Frame 1 (no input): blank canvas, image omitted
Frame 60 (the mouse pressed at the canvas centre just before this capture): blank canvas, image omitted
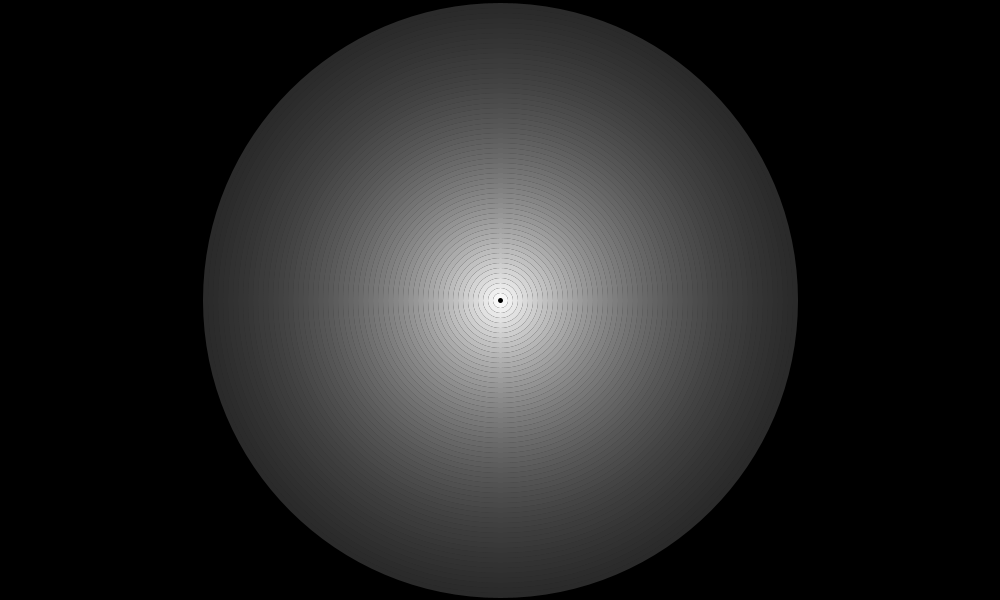
Frame 120 (the mouse held since frame 60 and released just before this capture)

The Processing sketch whose frames 1 and 60 were blank and that drew this single picture after the mouse press (run headless with seeded random() and noise(); from frame 60 on, the mouse is pressed at the canvas centre):

// Processing sketch: wave_simulation
// ── wave_simulation.pde
import java.util.ArrayList;
import java.util.Iterator;
import java.util.List;
import java.util.Collections;

/* constant values */
final int speed = 10;
final float radius = 5;
final int initLife = 150;
final float dumping = 0.97;

List<Wave> waves = new ArrayList<Wave>();//list of particles

void setup(){
  size(1000, 600);
  frameRate(30);
}
void draw(){
  background(0);
  List<Wave> rm = new ArrayList<Wave>();
  for(Wave w: waves){
    w.grow();
    Boolean res = w.draw();
    if(!res){
      rm.add(w);
    }
  }
  for(Wave w: rm){
    waves.remove(w);
  }
  if(mousePressed){
    Wave w =new Wave(mouseX, mouseY, initLife);
    waves.add(w);
  }
}
class Wave{
  public Wave(float x, float y, int life){
    this.x = x;
    this.y = y;
    this.life = life;
    this.radius = 0;
    this.opacity = 255;
    setColor(255,255,255);
  }
  float x,y;
  float r,g,b;
  float radius;
  float opacity;
  Boolean canGenerate = true;
  int life;
  void grow(){
    radius+= speed;
    life--;
    opacity *= dumping;
  }
  Boolean draw(){
    if(life <= 0){
      return false;
    }
    strokeWeight(speed/2);
    stroke(r,g,b,opacity);
    fill(0,0,0,0);
    ellipse(x,y,radius,radius);
    return true;
  }
  void setColor(float r, float g, float b){
    this.r = r;
    this.g = g;
    this.b = b;
  }
}
